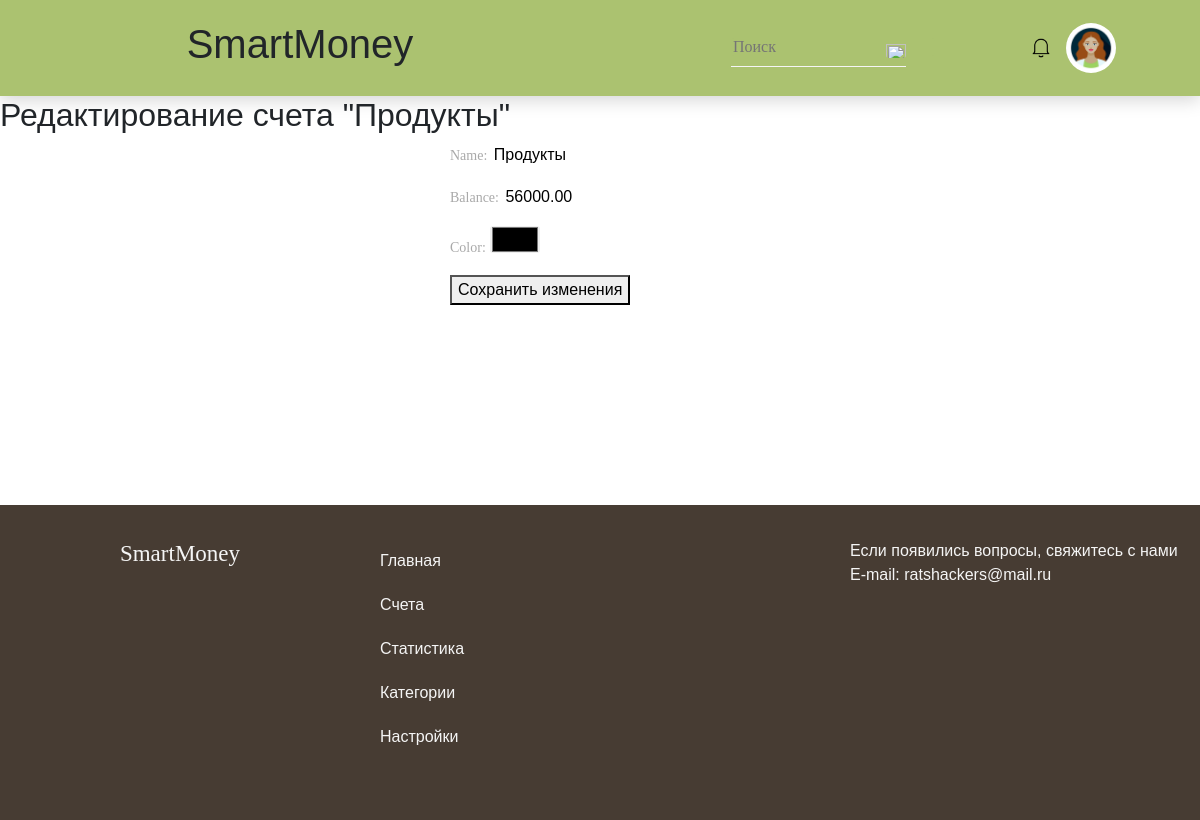
The page /users/accounts/1/edit/ on the database its author committed.
### users/models.py (models this page shows, shortened)
class Account(models.Model):
    user = models.ForeignKey(AUTH_USER_MODEL, on_delete=models.CASCADE)
    name = models.CharField(max_length=50)
    balance = models.DecimalField(max_digits=10, decimal_places=2, validators=[positive_number_validator])
    color = models.CharField(max_length=7, default="#000000")

### users/views.py (the view)
# urls.py: path('accounts/<int:account_id>/edit/', edit_account, name='edit_account'),
def edit_account(request, account_id):
    account = get_object_or_404(Account, id=account_id)
    if request.method == 'POST':
        form = AccountForm(request.POST, instance=account)
        if form.is_valid():
            form.save()
            return redirect('accounts')
    else:
        form = AccountForm(instance=account)
    return render(request, 'profile/accounts/edit_account.html', {'form': form, 'account': account})

### users/forms.py
class AccountForm(forms.ModelForm):
    class Meta:
        model = Account
        fields = ['name', 'balance', 'color']
        widgets = {
            'color': forms.TextInput(attrs={'type': 'color'}),
        }

### users/templates/users/profile/accounts/edit_account.html (shortened to what this page needs)
{% extends 'users/profile/base.html' %}
{% block content %}
  <h2>Редактирование счета "{{ account.name }}"</h2>
  <form method="post">
    {{ form.as_p }}
    <button type="submit">Сохранить изменения</button>
  </form>
{% endblock %}

### users/static/css/styleUserProfile.css (style rules this page uses)
* { box-sizing: border-box; }
body { margin: 0; font-family: Arial, sans-serif; }
form { justify-content: center; margin: 0 auto; width: 300px; }
input { border: none; outline: none; border-radius: 3px; }
.login, .name, .surname, .patronymic, .birthdate, .email, .phone, .sex, label { display:inline-block; font-family: Source Sans Pro; font-style: normal; font-weight: 400; font-size: 14px; line-height: 18px; color: #A9A9A9; }

### rows shown on the page
Account: name "Продукты", balance "56000.00", color "#000000"
